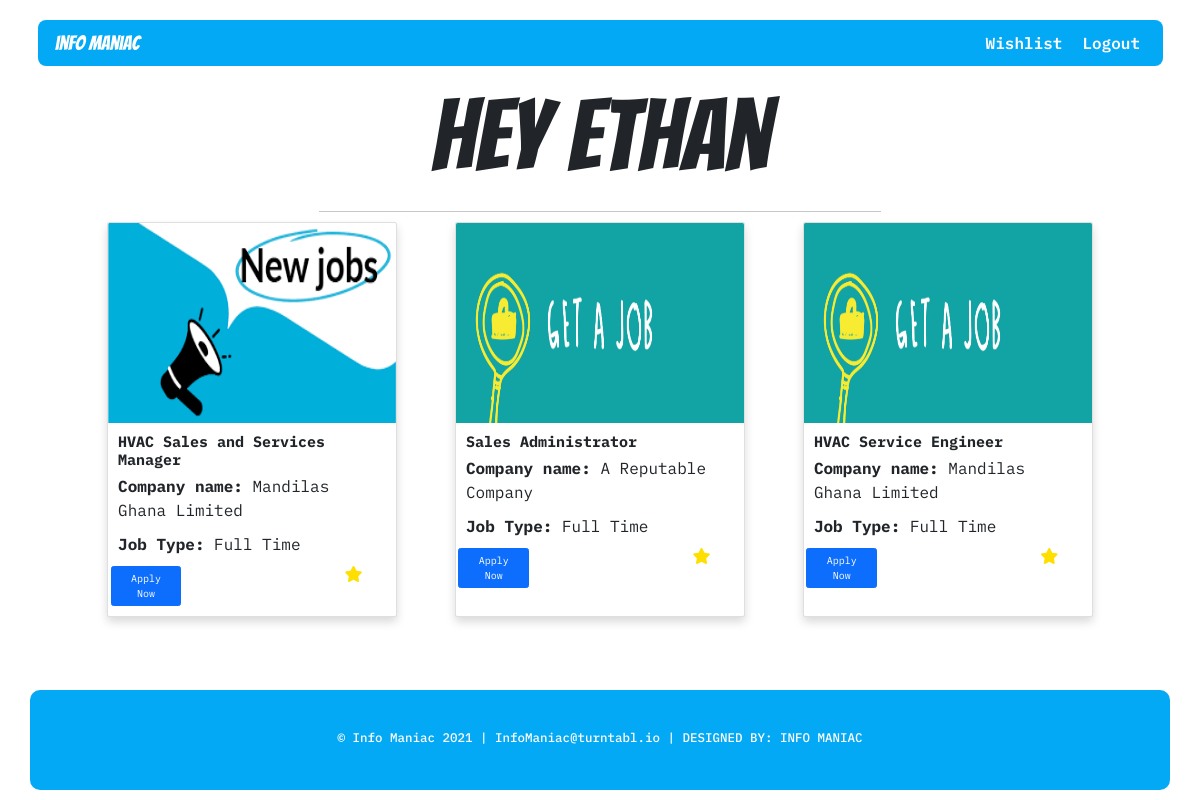
The app's page /wishlist (signed in) with its own data.
### info_maniac/models.py (models this page shows, shortened)
class WishlistItem(db.Model):
  id = db.Column(db.Integer, primary_key=True)
  title = db.Column(db.Text, nullable=False)
  company = db.Column(db.Text, nullable=False)
  source_url = db.Column(db.Text, nullable=False, unique=True)
  image_url = db.Column(db.Text, nullable=False, default="default.png")
  date_added = db.Column(db.DateTime, nullable=False, default=datetime.utcnow)
  source_name = db.Column(db.Text, nullable=False)
  job_type = db.Column(db.Text, nullable=False, default="Unknown")
  user_id = db.Column(db.Integer, db.ForeignKey("user.id"), nullable=False)

class User(db.Model, UserMixin):
  id = db.Column(db.Integer, primary_key=True)
  first_name = db.Column(db.Text, nullable=False)
  last_name = db.Column(db.Text, nullable=False)
  email = db.Column(db.Text, nullable=False)
  password = db.Column(db.Text, nullable=False)
  date_added = db.Column(db.DateTime, nullable=False, default=datetime.utcnow)
  wishlist = db.relationship("WishlistItem", backref="user", lazy=True)

### info_maniac/routes.py (the view)
@app.route("/wishlist")
@login_required
def wishlist():
  job_items = current_user.wishlist
  return render_template("wishlist.html", header_text=f"Hey {current_user.first_name}", show_search=False, job_items=job_items,path="", value="")

### info_maniac/models.py (called while the page is built)
@login_manager.user_loader
def load_user(user_id):
  return User.query.get(user_id)

### info_maniac/templates/wishlist.html (shortened to what this page needs)
{% extends "layout.html" %}
{% block content %}
{% import "empty_page.html" as empty_page %}
<div class="container">
  <div class="row gx-5 justify-content-center">
    <div class="main col-12 col-md-11">
      {% if job_items|length != 0 %}
      <div class="row justify-content-around gy-5">
        {% for job_item in job_items %}
        <div class="card col-md-6 col-lg-3 col-12 shadow" style="width: 29rem;">
          <img src="{{ url_for('static',filename=job_item.image_url) }}" class="card-img-top job-image" alt="Job Image">
          <div class="card-body">
            <h4 class="card-title"><strong>{{ job_item.title }}</strong></h4>
            <p class="card-text"><strong>Company name:</strong> {{job_item.company}}</p>
            <p class="card-text"><strong>Job Type:</strong> {{job_item.job_type}}</p>
            <div class="row">
              <a href="{{job_item.source_url}}" class="btn btn-primary col-3">Apply Now</a>
              <i class="fa fa-star col-8" aria-hidden="true" style="text-align: right; color:#FFDF00;"
                onclick="savetowishlist('icon{{job_item.id}}','{{current_user.id}}','{{job_item.title}}','{{job_item.company}}','{{job_item.source_url}}','{{job_item.image_url}}','{{job_item.source_name}}','{{job_item.job_type}}','{{job_item.id}}')"
                id="icon{{job_item.id}}"></i>
            </div>
          </div>
        </div>
        {% endfor %}
      </div>
      {% else %}
      <div class="d-flex justify-content-center">
        {{ empty_page.empty_page() }}
      </div>
      {% endif %}
    </div>
  </div>
</div>
{% endblock content %}

### info_maniac/templates/layout.html (shortened to what this page needs)
<!DOCTYPE html>
<html lang="en">
  <head>
    <link href="https://cdn.jsdelivr.net/npm/bootstrap@5.0.1/dist/css/bootstrap.min.css" rel="stylesheet">
    <link rel="stylesheet" href="{{ url_for('static', filename='css/main.css') }}">
  </head>
  <body>
   <header>
     <div class="container">
      <nav class="navbar navbar-dark navbar-expand-md">
        <div class="container-fluid">
          <a class="navbar-brand ms-3" href="{{ url_for('home') }}">
            info maniac
          </a>
          <div class="collapse navbar-collapse" id="navbarTogglerDemo01">
            <ul class="navbar-nav ms-auto">
              {% if current_user.is_authenticated %}
                <li class="nav-item me-3">
                  <a class="nav-link" href="{{url_for('wishlist')}}">Wishlist</a>
                </li>
                <li class="nav-item me-3">
                  <a class="nav-link" href="{{ url_for('logout') }}">Logout</a>
                </li>
              {% endif %}
            </ul>
          </div>
        </div>
       </nav>
       <div class="banner">
         <h1 class="banner-heading">{{ header_text }}</h1>
         {% if show_search %}
          <form action="{{ url_for('search') }}" method="POST" class="search-form">
            <div class="custom-search">
              <input type="text" class="form-control form-control-lg" placeholder="Search Job" value="{{ value }}" name="search_query">
              <input type="submit" value="Search" class="btn">
            </div>
          </form>
         {% else %}
         <hr class="banner-hr">
         {% endif %}
       </div>
     </div>
   </header>
   <main>
     {% block content %}{% endblock %}
   </main>
   <footer class="footer container">
     <h5>
        &#169 Info Maniac 2021   |   InfoManiac@turntabl.io |   DESIGNED BY: INFO MANIAC
     </h5>
   </footer>
  </body>
</html>

### info_maniac/static/css/main.css (style rules this page uses)
html { font-size: 62.5%; height: 100%; }
body { font-family: 'IBM Plex Mono', monospace; font-size: 1.6rem; padding: 1rem; min-height: 100%; display: flex; flex-direction: column; }
.navbar-brand { font-family: 'Bangers', cursive; font-size: 2rem; }
.navbar { background-color: #03a9f4; margin: 1rem 0; border-radius: 0.8rem; }
.navbar-dark .navbar-nav .nav-link { color: #fff; font-weight: 600; }
.banner { display: flex; flex-direction: column; align-items: center; }
.banner-heading { font-family: 'Bangers', cursive; font-size: 10rem; }
.banner-hr { color: #212121; width: 50%; }
.job-image { width: auto; height: 20rem; }
.footer { background-color:#03a9f4; color: #fff; padding: 40px; margin-top: 20px; font-size: small; vertical-align: middle; display: flex; justify-content: center; border-radius: 10px; margin-top: auto; }
.main .card { padding: 0; }
.main { margin-bottom: 3rem; }
.card-body { position: relative; }

### records on screen
WishlistItem: image_url (picture), title "HVAC Sales and Services Manager", company "Mandilas Ghana Limited", job_type "Full Time"
WishlistItem: image_url (picture), title "Sales Administrator", company "A Reputable Company", job_type "Full Time"
WishlistItem: image_url (picture), title "HVAC Service Engineer", company "Mandilas Ghana Limited", job_type "Full Time"

### other values on screen
{{ header_text }} "Hey Ethan"
